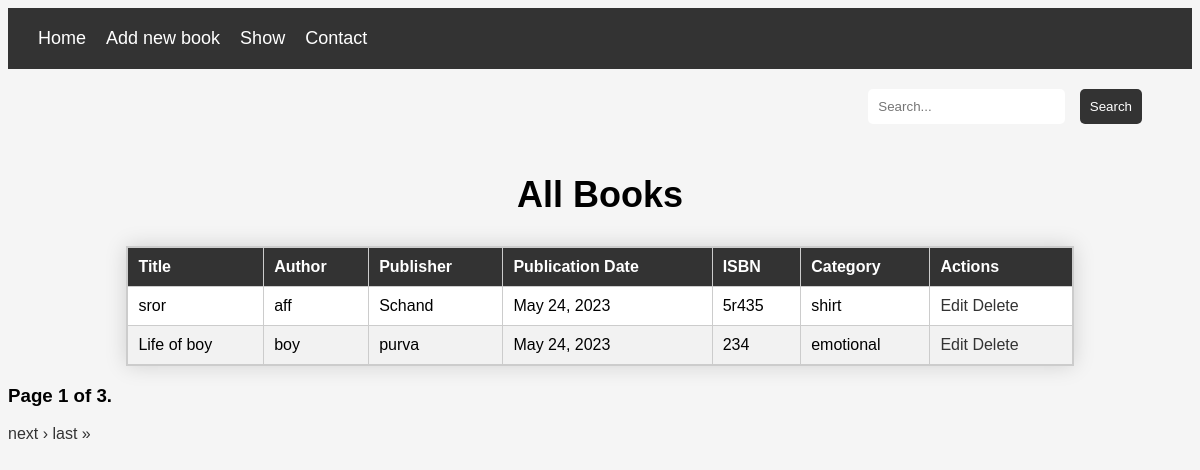
The page /show on the database its author committed.
### book/models.py (models this page shows)
class Book(models.Model):
    title = models.CharField(max_length=200)
    author = models.CharField(max_length=200)
    publisher = models.CharField(max_length=200)
    publication_date = models.DateField()
    isbn = models.CharField(max_length=20,primary_key=True)
    category = models.CharField(max_length=100)

### book/views.py (the view)
# urls.py: path('show',views.show_data),
def show_data(request):
    book_list = Book.objects.all()
    paginator = Paginator(book_list, 2) # Show 25 books per page
    page_number = request.GET.get('page')
    page_obj = paginator.get_page(page_number)
    return render(request, 'show.html', {'page_obj': page_obj})

### book/templates/show.html (shortened to what this page needs)
{% extends 'home.html' %}
{% block content %}
	<div class="search-container">
		<form action="/search" method="get">
			<input type="text" name="q" placeholder="Search...">
			<button type="submit">Search</button>
		</form>
	</div>
	<h1>All Books</h1>
	<table>
		<thead>
			<tr>
				<th>Title</th>
				<th>Author</th>
				<th>Publisher</th>
				<th>Publication Date</th>
				<th>ISBN</th>
				<th>Category</th>
				<th>Actions</th>
			</tr>
		</thead>
		<tbody>
			{% for book in page_obj %}
				<tr>
					<td>{{ book.title }}</td>
					<td>{{ book.author }}</td>
					<td>{{ book.publisher }}</td>
					<td>{{ book.publication_date }}</td>
					<td>{{ book.isbn }}</td>
					<td>{{ book.category }}</td>
					<td>
						<a href="/edit?id={{book.isbn}}">Edit</a>
						<a href="/delete?id={{book.isbn}}">Delete</a>
					</td>
				</tr>
			{% endfor %}
		</tbody>
	</table>
  <div class="pagination">
    <span class="step-links">
        <span class="current-page" >
           <h3> Page {{ page_obj.number }} of {{ page_obj.paginator.num_pages }}.</h3>
        </span>
        {% if page_obj.has_next %}
            <a href="?page={{ page_obj.next_page_number }}">next &rsaquo;</a>
            <a href="?page={{ page_obj.paginator.num_pages }}">last &raquo;</a>
        {% endif %}
    </span>
  </div>
{%endblock%}

### book/templates/home.html (shortened to what this page needs)
<!DOCTYPE html>
<html lang="en">
<head>
	<link rel="stylesheet" type="text/css" href="style.css">
</head>
<body>
    <nav>
        <nav>
            <ul>
                <li><a href="home">Home</a></li>
              <li><a href="add_data">Add new book</a></li>
              <li><a href="show">Show</a></li>
              <li><a href="#">Contact</a></li>
            </ul>
          </nav>
    </nav>
    <main>
      {% block content %}{% endblock %}
    </main>
</body>
</html>

### book/templates/style.css (style rules this page uses)
nav { background-color: #333; display: flex; justify-content: space-between; align-items: center; padding: 10px; }
nav ul { list-style: none; margin: 0; padding: 0; display: flex; }
nav li { margin: 0 10px; }
nav a { color: #fff; text-decoration: none; font-size: 18px; }

### book/templates/home.html (style rules this page uses)
nav { background-color: #333; display: flex; justify-content: space-between; align-items: center; padding: 10px; }
nav ul { list-style: none; margin: 0; padding: 0; display: flex; }
nav li { margin: 0 10px; }
nav a { color: #fff; text-decoration: none; font-size: 18px; }

### book/templates/show.html (style rules this page uses)
body { font-family: Arial, sans-serif; background-color: #f5f5f5; }
h1 { text-align: center; font-size: 36px; margin-top: 50px; margin-bottom: 30px; }
table { width: 80%; margin: 0 auto; border-collapse: collapse; border: 2px solid #ccc; background-color: #fff; box-shadow: 0 0 20px rgba(0, 0, 0, 0.15); }
th, td { padding: 10px; border: 1px solid #ccc; text-align: left; }
th { background-color: #333; color: #fff; font-weight: bold; }
tr:nth-child(even) { background-color: #f2f2f2; }
a { color: #333; text-decoration: none; }
.search-container { display: flex; flex-direction: row; justify-content: flex-end; align-items: center; margin-top: 20px; margin-right: 50px; }
.search-container input[type=text] { padding: 10px; border: none; border-radius: 5px; margin-right: 10px; }
.search-container button[type=submit] { padding: 10px; background-color: #333; color: #fff; border: none; border-radius: 5px; cursor: pointer; }

### rows shown on the page
Book: title "sror", author "aff", publisher "Schand", publication_date "May 24, 2023", isbn "5r435", category "shirt"
Book: title "Life of boy", author "boy", publisher "purva", publication_date "May 24, 2023", isbn "234", category "emotional"

### other values the page prints
{{ page_obj.number }} "1"
{{ page_obj.paginator.num_pages }} "3"
